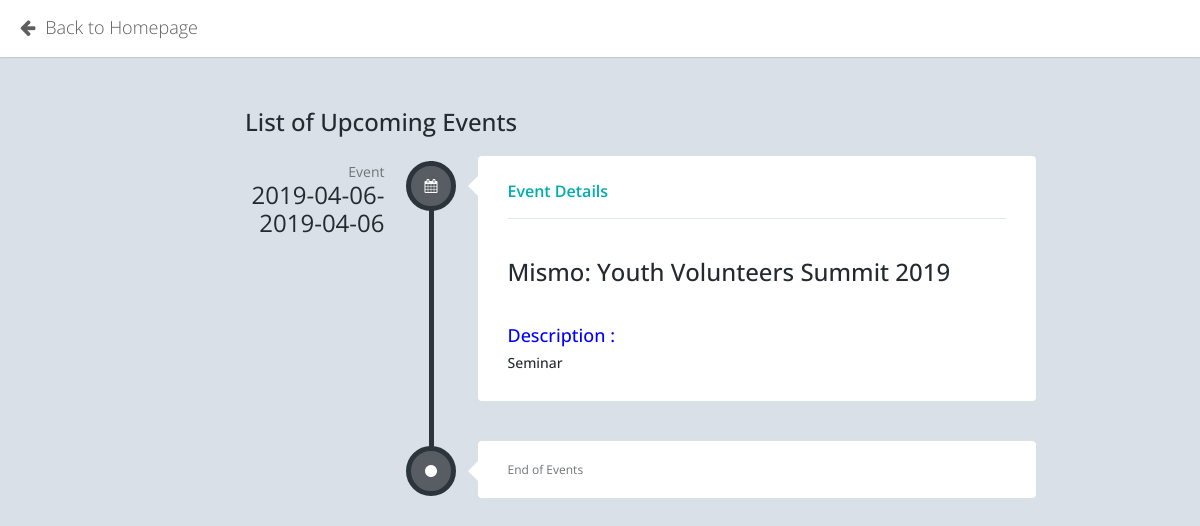
Before: /event_list.php with the older database file.
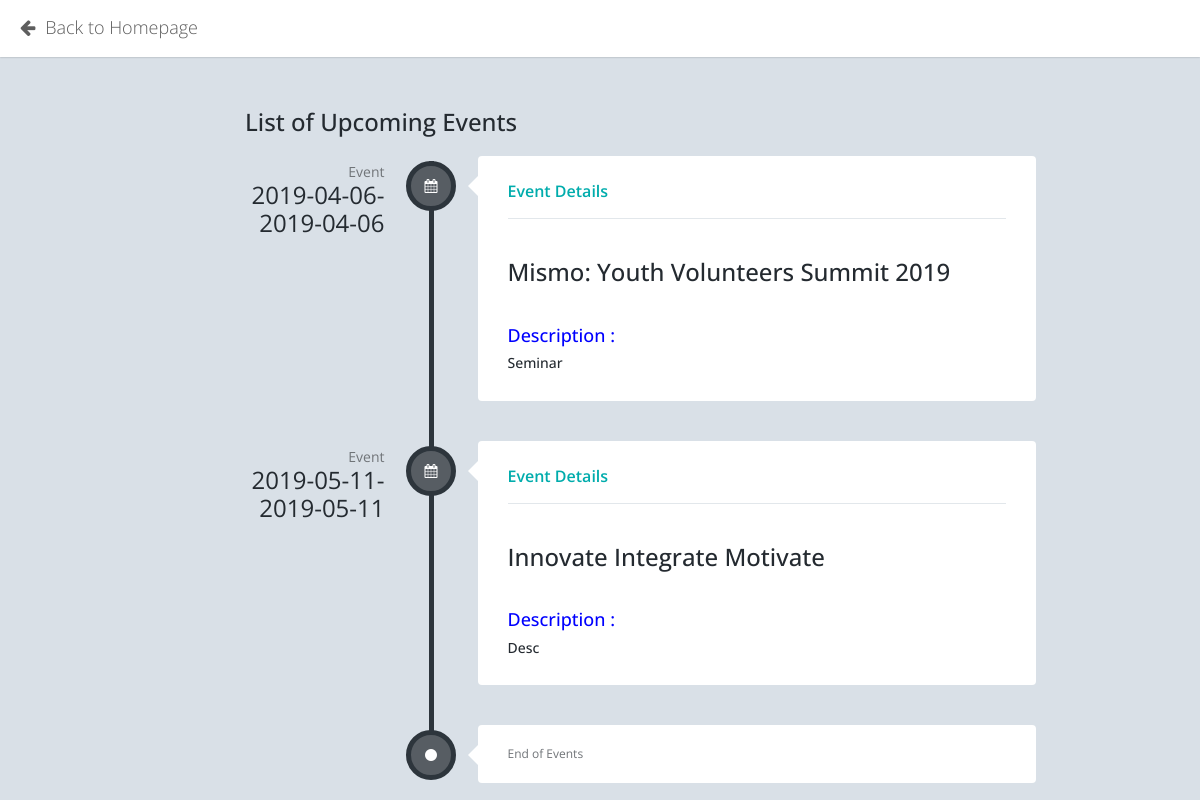
After: the same page with the newer database file.
### tables this page shows
CREATE TABLE `ems_r_event` (
  `re_event_id` int(11) NOT NULL,
  `re_event_name` varchar(50) NOT NULL,
  `re_event_description` varchar(200) NOT NULL,
  `re_event_startdate` date NOT NULL,
  `re_event_enddate` date NOT NULL,
  `re_regfee_mem` decimal(10,2) NOT NULL,
  `re_regfee_nonmem` decimal(10,2) NOT NULL,
  `re_event_status` tinyint(1) NOT NULL DEFAULT '1',
  `re_etype_id` int(11) NOT NULL,
  `re_venue_id` int(11) NOT NULL,
  `re_event_stat` varchar(100) DEFAULT 'Pending'
);

### event_list.php (the view, shortened to what this page needs)
<?php
     include ("dbconnection.php");
?>
<!DOCTYPE html>
<html lang="en">
<head>
	<link href="resources/assets/plugins/jquery-ui/themes/base/minified/jquery-ui.min.css" rel="stylesheet" />
	<link href="resources/assets/plugins/bootstrap/css/bootstrap.min.css" rel="stylesheet" />
	<link href="resources/assets/plugins/font-awesome/css/font-awesome.min.css" rel="stylesheet" />
	<link href="resources/assets/css/animate.min.css" rel="stylesheet" />
	<link href="resources/assets/css/style.min.css" rel="stylesheet" />
	<link href="resources/assets/css/style-responsive.min.css" rel="stylesheet" />
	<link href="resources/assets/css/theme/default.css" rel="stylesheet" id="theme" />
	<link href="resources/assets/plugins/jquery-jvectormap/jquery-jvectormap-1.2.2.css" rel="stylesheet" />
	<link href="resources/assets/plugins/bootstrap-datepicker/css/datepicker.css" rel="stylesheet" />
	<link href="resources/assets/plugins/bootstrap-datepicker/css/datepicker3.css" rel="stylesheet" />
    <link href="resources/assets/plugins/gritter/css/jquery.gritter.css" rel="stylesheet" />
</head>
<body>
		<div id="header" class="header navbar navbar-default navbar-fixed-top">
			<div class="container-fluid">
					<a href="homepage.php" class="navbar-brand" style="margin-bottom: 3px">
						<i class="fa fa-arrow-left" style="margin-right: 5px"></i>
						<span> Back to Homepage </span>
                    </a>
				</div>
			</div>
	<div id="page-container" class="fade page-sidebar-fixed page-header-fixed">
		<div id="content" class="content">
			<br><br>
			<h1 class="page-header">List of Upcoming Events</h1>
			<ul class="timeline">
                 <?php
                                        $view_query = mysqli_query($connection,"SELECT * FROM `ems_r_event` where re_event_stat  = 'Pending'");
                                        while($row = mysqli_fetch_assoc($view_query))
                                {
                                    $name = $row["re_event_name"];
                                    $desc = $row["re_event_description"];
                                    $sdate = $row["re_event_startdate"];
                                    $edate = $row["re_event_enddate"];
                        ?>
			    <li>
			        <div class="timeline-time">
			            <span class="date">Event</span>
			            <span class="time"><?php echo $sdate; ?>-<?php echo $edate; ?></span>
			        </div>
			        <div class="timeline-icon">
			            <a href="javascript:;"><i class="fa fa-calendar"></i></a>
			        </div>
			        <div class="timeline-body">
			            <div class="timeline-header">
			                <span class="username"><a href="javascript:;">Event Details</a> <small></small></span>
			            </div>
			            <div class="timeline-content">
                            <h3><?php echo $name; ?></h3><br>
                            <h4 style="color : blue;">Description :</h4>
                            <h5><?php echo $desc; ?></h5>
			            </div>
			        </div>
			    </li>
                  <?php
                                                 }
                                            ?>
			    <li>
			        <div class="timeline-icon">
			            <a href="javascript:;"><i class="fa fa-circle"></i></a>
			        </div>
			        <div class="timeline-body">
			        	End of Events
			        </div>
			    </li>
			</ul>
		</div>
	</div>
</body>
</html>

Changed rows visible on the page:
added ems_r_event: re_event_startdate "2019-05-11", re_event_enddate "2019-05-11", re_event_name "Innovate Integrate Motivate", re_event_description "Desc"
